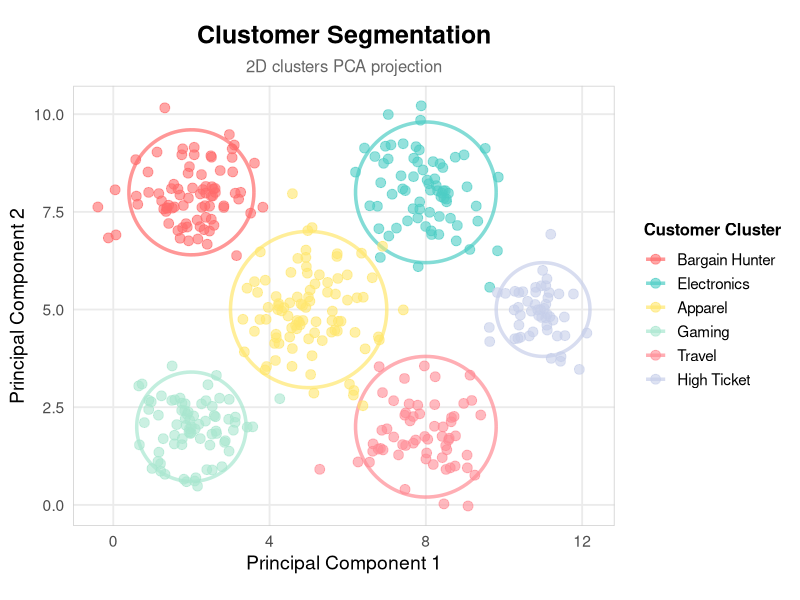
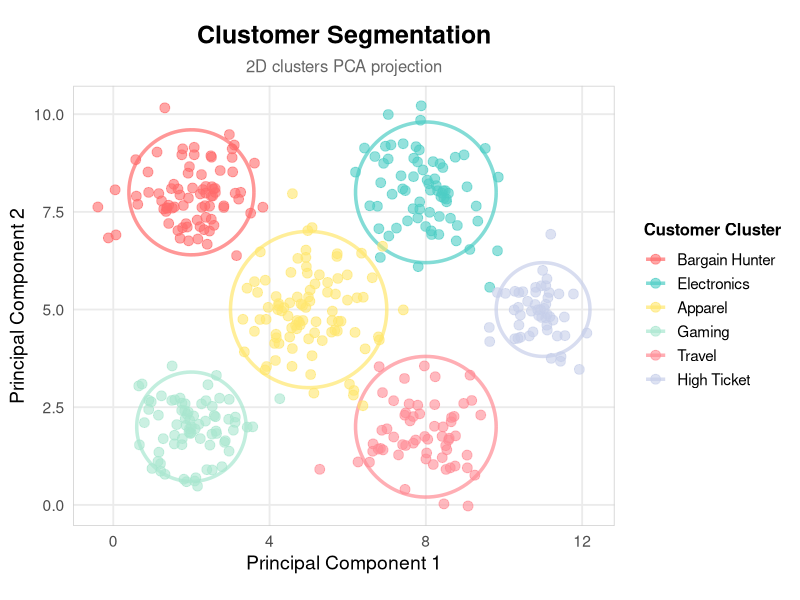

These figures' R source, in order:
# Customer Cluster Visualization
# Generates random customer points in 2D space and visualizes them by cluster type

library(ggplot2)
library(dplyr)

# Set seed for reproducibility
set.seed(42)

# Define clusters with center positions and spread
clusters <- list(
  "Bargain Hunter" = list(center = c(2, 8), n = 80, spread = 0.8, color = "#FF6B6B"),
  "Electronics"    = list(center = c(8, 8), n = 70, spread = 0.9, color = "#4ECDC4"),
  "Apparel"        = list(center = c(5, 5), n = 90, spread = 1.0, color = "#FFE66D"),
  "Gaming"         = list(center = c(2, 2), n = 75, spread = 0.7, color = "#A8E6CF"),
  "Travel"         = list(center = c(8, 2), n = 60, spread = 0.9, color = "#FF8B94"),
  "High Ticket"    = list(center = c(11, 5), n = 50, spread = 0.6, color = "#C7CEEA")
)

# Generate random points for each cluster
generate_cluster_points <- function(cluster_name, cluster_info) {
  n <- cluster_info$n
  center <- cluster_info$center
  spread <- cluster_info$spread
  
  # Generate points with normal distribution around center
  x <- rnorm(n, mean = center[1], sd = spread)
  y <- rnorm(n, mean = center[2], sd = spread)
  
  data.frame(
    x = x,
    y = y,
    cluster = cluster_name,
    color = cluster_info$color,
    stringsAsFactors = FALSE
  )
}

# Create dataset with all clusters
customer_data <- do.call(rbind, lapply(names(clusters), function(name) {
  generate_cluster_points(name, clusters[[name]])
}))

# Create ellipses for each cluster
create_ellipse <- function(center, spread, n_points = 100) {
  theta <- seq(0, 2 * pi, length.out = n_points)
  # Make ellipse 2 standard deviations (covers ~95% of points)
  radius <- 2 * spread
  x <- center[1] + radius * cos(theta)
  y <- center[2] + radius * sin(theta)
  data.frame(x = x, y = y)
}

# Generate ellipse data for each cluster
ellipse_data <- do.call(rbind, lapply(names(clusters), function(name) {
  cluster_info <- clusters[[name]]
  ellipse <- create_ellipse(cluster_info$center, cluster_info$spread)
  ellipse$cluster <- name
  ellipse$color <- cluster_info$color
  ellipse
}))

# Convert cluster to factor with specific order for legend
customer_data$cluster <- factor(
  customer_data$cluster,
  levels = c("Bargain Hunter", "Electronics", "Apparel", "Gaming", "Travel", "High Ticket")
)
ellipse_data$cluster <- factor(
  ellipse_data$cluster,
  levels = c("Bargain Hunter", "Electronics", "Apparel", "Gaming", "Travel", "High Ticket")
)

# Create the plot
p <- ggplot() +
  # Draw ellipses (encircling)
  geom_path(
    data = ellipse_data,
    aes(x = x, y = y, color = cluster, group = cluster),
    linewidth = 1.2,
    alpha = 0.7
  ) +
  # Draw points
  geom_point(
    data = customer_data,
    aes(x = x, y = y, color = cluster),
    size = 3,
    alpha = 0.6
  ) +
  # Custom colors
  scale_color_manual(
    values = c(
      "Bargain Hunter" = "#FF6B6B",
      "Electronics"    = "#4ECDC4",
      "Apparel"        = "#FFE66D",
      "Gaming"         = "#A8E6CF",
      "Travel"         = "#FF8B94",
      "High Ticket"    = "#C7CEEA"
    )
  ) +
  # Labels and theme
  labs(
    title = "Clustomer Segmentation",
    subtitle = "2D clusters PCA projection",
    x = "Principal Component 1",
    y = "Principal Component 2",
    color = "Customer Cluster"
  ) +
  theme_minimal(base_size = 14) +
  theme(
    legend.position = "right",
    legend.title = element_text(face = "bold", size = 12),
    legend.text = element_text(size = 11),
    plot.title = element_text(face = "bold", size = 18, hjust = 0.5),
    plot.subtitle = element_text(size = 12, hjust = 0.5, color = "gray40"),
    panel.grid.minor = element_blank(),
    panel.border = element_rect(color = "gray80", fill = NA, linewidth = 0.5)
  ) +
  coord_fixed(ratio = 1)

# Display the plot
print(p)

# Optional: Save the plot
ggsave(
  filename = "rd/analyses/ebanx-clustomer/customer_clusters.png",
  plot = p,
  width = 12,
  height = 8,
  dpi = 300,
  bg = "white"
)

cat("\nCluster Statistics:\n")
customer_data %>%
  group_by(cluster) %>%
  summarise(
    count = n(),
    mean_x = round(mean(x), 2),
    mean_y = round(mean(y), 2)
  ) %>%
  print()
